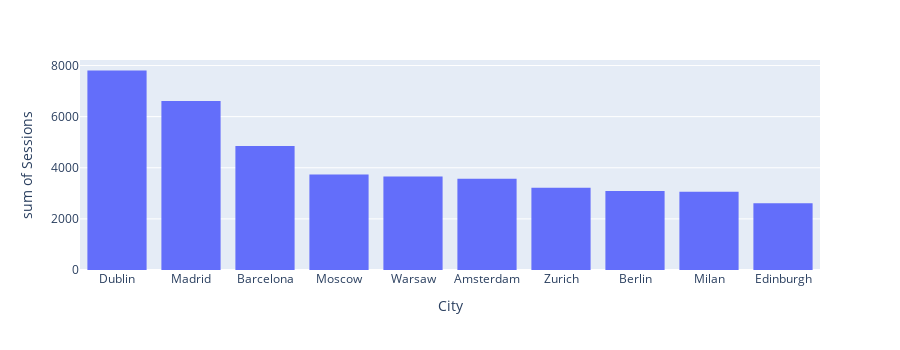

Source (notebook cell):
### Code cell
fig_sessions = px.histogram(df_top, x = df_top.City, y = df_top.Sessions, height = 350)
fig_sessions.update_xaxes(categoryorder = "total descending")
fig_sessions.show()

### Figure 1 — Plotly figure (JSON) as saved in the notebook; plotly's stock layout.template omitted (floating-point values rounded to 4 significant figures)
{"data": [{"alignmentgroup": "True", "bingroup": "x", "histfunc": "sum", "hovertemplate": "City=%{x}<br>sum of Sessions=%{y}<extra></extra>", "legendgroup": "", "marker": {"color": "#636efa", "pattern": {"shape": ""}}, "name": "", "offsetgroup": "", "orientation": "v", "showlegend": false, "type": "histogram", "x": ["Dublin", "Madrid", "Barcelona", "Warsaw", "Moscow", "Zurich", "Amsterdam", "Milan", "Berlin", "Edinburgh"], "xaxis": "x", "y": [7805, 6609, 4848, 3656, 3734, 3215, 3574, 3061, 3091, 2614], "yaxis": "y"}], "layout": {"barmode": "relative", "height": 350, "legend": {"tracegroupgap": 0}, "margin": {"t": 60}, "xaxis": {"anchor": "y", "categoryorder": "total descending", "domain": [0, 1], "title": {"text": "City"}}, "yaxis": {"anchor": "x", "domain": [0, 1], "title": {"text": "sum of Sessions"}}}}
